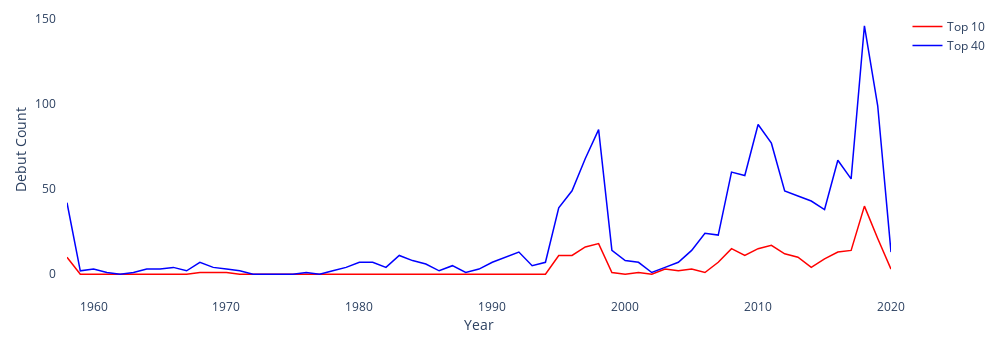

Write notebook code for a chart like this one.
### Code cell
fig = go.Figure()
news_top10 = (trend_df.loc[:9, :] == 'New').sum()
news_top10.index = [d[:4] for d in news_top10.index]
news_top10 = news_top10.groupby(level = 0).sum()
fig.add_trace(go.Scatter(x=news_top10.index,
                         y=news_top10,
                         line=dict(color = 'red', width = 1.5),
                         name='Top 10'))
news_top40 = (trend_df.loc[:39, :] == 'New').sum()
news_top40.index = [d[:4] for d in news_top40.index]
news_top40 = news_top40.groupby(level = 0).sum()
fig.add_trace(go.Scatter(x=news_top40.index,
                         y=news_top40,
                         line=dict(color = 'blue', width = 1.5),
                         name='Top 40'))
fig.update_layout(width=1000, 
                  height=350, 
                  plot_bgcolor='rgb(255,255,255)',
                  xaxis_title="Year",
                  yaxis_title="Debut Count",
                  margin={'l':10, 'r':10, 'b':10, 't':10, 'pad':10})
fig.show()
fig.write_html("visuals/new_songs_top40.html")

### Figure 1 — Plotly figure (JSON) as saved in the notebook; plotly's stock layout.template omitted (floating-point values rounded to 4 significant figures)
{"data": [{"line": {"color": "red", "width": 1.5}, "name": "Top 10", "type": "scatter", "x": ["1958", "1959", "1960", "1961", "1962", "1963", "1964", "1965", "1966", "1967", "1968", "1969", "1970", "1971", "1972", "1973", "1974", "1975", "1976", "1977", "1978", "1979", "1980", "1981", "1982", "1983", "1984", "1985", "1986", "1987", "1988", "1989", "1990", "1991", "1992", "1993", "1994", "1995", "1996", "1997", "1998", "1999", "2000", "2001", "2002", "2003", "2004", "2005", "2006", "2007", "2008", "2009", "2010", "2011", "2012", "2013", "2014", "2015", "2016", "2017", "2018", "2019", "2020"], "y": [10, 0, 0, 0, 0, 0, 0, 0, 0, 0, 1, 1, 1, 0, 0, 0, 0, 0, 0, 0, 0, 0, 0, 0, 0, 0, 0, 0, 0, 0, 0, 0, 0, 0, 0, 0, 0, 11, 11, 16, 18, 1, 0, 1, 0, 3, 2, 3, 1, 7, 15, 11, 15, 17, 12, 10, 4, 9, 13, 14, 40, 21, 3]}, {"line": {"color": "blue", "width": 1.5}, "name": "Top 40", "type": "scatter", "x": ["1958", "1959", "1960", "1961", "1962", "1963", "1964", "1965", "1966", "1967", "1968", "1969", "1970", "1971", "1972", "1973", "1974", "1975", "1976", "1977", "1978", "1979", "1980", "1981", "1982", "1983", "1984", "1985", "1986", "1987", "1988", "1989", "1990", "1991", "1992", "1993", "1994", "1995", "1996", "1997", "1998", "1999", "2000", "2001", "2002", "2003", "2004", "2005", "2006", "2007", "2008", "2009", "2010", "2011", "2012", "2013", "2014", "2015", "2016", "2017", "2018", "2019", "2020"], "y": [42, 2, 3, 1, 0, 1, 3, 3, 4, 2, 7, 4, 3, 2, 0, 0, 0, 0, 1, 0, 2, 4, 7, 7, 4, 11, 8, 6, 2, 5, 1, 3, 7, 10, 13, 5, 7, 39, 49, 68, 85, 14, 8, 7, 1, 4, 7, 14, 24, 23, 60, 58, 88, 77, 49, 46, 43, 38, 67, 56, 146, 99, 13]}], "layout": {"height": 350, "hovermode": "x", "margin": {"b": 10, "l": 10, "pad": 10, "r": 10, "t": 10}, "plot_bgcolor": "rgb(255,255,255)", "width": 1000, "xaxis": {"autorange": true, "range": [1958, 2020], "title": {"text": "Year"}, "type": "linear"}, "yaxis": {"autorange": true, "range": [-8.111, 154.1], "title": {"text": "Debut Count"}, "type": "linear"}}}
